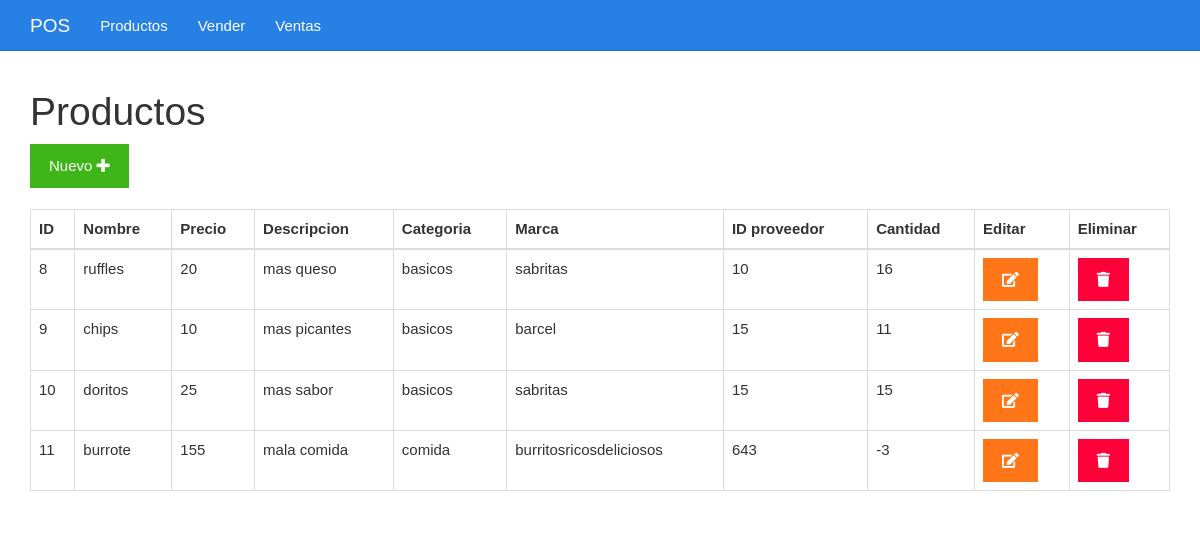
The page /ventas_pdo-master/listar.php on the database its author committed.
### tables this page shows
CREATE TABLE `productos` (
  `id` bigint(20) UNSIGNED NOT NULL,
  `nombre` varchar(255) NOT NULL,
  `precio` int(20) NOT NULL,
  `descripcion` varchar(255) NOT NULL,
  `categoria` varchar(255) NOT NULL,
  `marca` varchar(255) NOT NULL,
  `idproveedor` int(11) NOT NULL,
  `cantidad` int(11) NOT NULL
);

### ventas_pdo-master/listar.php (the view)
<?php include_once "encabezado.php" ?>
<?php
include_once "base_de_datos.php";
$sentencia = $base_de_datos->query("SELECT * FROM productos;");
$productos = $sentencia->fetchAll(PDO::FETCH_OBJ);
?>
	<div class="col-xs-12">
		<h1>Productos</h1>
		<div>
			<a class="btn btn-success" href="./formulario.php">Nuevo <i class="fa fa-plus"></i></a>
		</div>
		<br>
		<table class="table table-bordered">
			<thead>
				<tr>
					<th>ID</th>
					<th>Nombre</th>
					<th>Precio</th>
					<th>Descripcion</th>
					<th>Categoria </th>
					<th>Marca</th>
					<th>ID proveedor</th>
					<th>Cantidad</th>
					<th>Editar</th>
					<th>Eliminar</th>
				</tr>
			</thead>
			<tbody>
				<?php foreach($productos as $producto){ ?>
				<tr>
					<td><?php echo $producto->id ?></td>
					<td><?php echo $producto->nombre ?></td>
					<td><?php echo $producto->precio ?></td>
					<td><?php echo $producto->descripcion ?></td>
					<td><?php echo $producto->categoria ?></td>
					<td><?php echo $producto->marca ?></td>
					<td><?php echo $producto->idproveedor ?></td>
					<td><?php echo $producto->cantidad ?></td>
					<td><a class="btn btn-warning" href="<?php echo "editar.php?id=" . $producto->id?>"><i class="fa fa-edit"></i></a></td>
					<td><a class="btn btn-danger" href="<?php echo "eliminar.php?id=" . $producto->id?>"><i class="fa fa-trash"></i></a></td>
				</tr>
				<?php } ?>
			</tbody>
		</table>
	</div>
<?php include_once "pie.php" ?>

### ventas_pdo-master/encabezado.php (shortened to what this page needs)
<!DOCTYPE html>
<html lang="es">
<head>
	<link rel="stylesheet" href="./css/fontawesome-all.min.css">
	<link rel="stylesheet" href="./css/2.css">
	<link rel="stylesheet" href="./css/estilo.css">
</head>
<body>
	<nav class="navbar navbar-inverse navbar-fixed-top">
		<div class="container">
			<div class="navbar-header">
				<a class="navbar-brand" href="#">POS</a>
			</div>
			<div id="navbar" class="collapse navbar-collapse">
				<ul class="nav navbar-nav">
					<li><a href="./listar.php">Productos</a></li>
					<li><a href="./vender.php">Vender</a></li>
					<li><a href="./ventas.php">Ventas</a></li>
				</ul>
			</div>
		</div>
	</nav>
	<div class="container">
		<div class="row">

### ventas_pdo-master/pie.php
		</div>
	</div>
</body>
</html>

### ventas_pdo-master/css/estilo.css (style rules this page uses)
body { padding-top: 70px; }

### rows shown on the page
productos: id "8", nombre "ruffles", precio "20", descripcion "mas queso", categoria "basicos", marca "sabritas", idproveedor "10", cantidad "16"
productos: id "9", nombre "chips", precio "10", descripcion "mas picantes", categoria "basicos", marca "barcel", idproveedor "15", cantidad "11"
productos: id "10", nombre "doritos", precio "25", descripcion "mas sabor", categoria "basicos", marca "sabritas", idproveedor "15", cantidad "15"
productos: id "11", nombre "burrote", precio "155", descripcion "mala comida", categoria "comida", marca "burritosricosdeliciosos", idproveedor "643", cantidad "-3"
